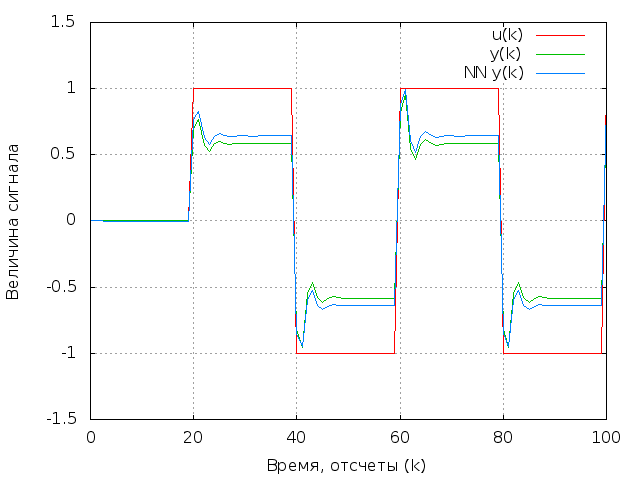

Recreate this plot in gnuplot.
set terminal png
set output "nnp_step.png"
#set terminal postscript 'NimbusSanL-Regu' eps enhanced monochrome
#set output "nnp_step.eps"
set xlabel "Время, отсчеты (k)"
#set xlabel "Time, samples (k)"
set ylabel "Величина сигнала"
#set label "Signal value"
set grid
plot [0:100] [-1.5:1.5] '../../../step200.dat' t "u(k)" w l, '../../ystep200.dat' t "y(k)" w l, 'nnystep200.dat' t "NN y(k)" w l
